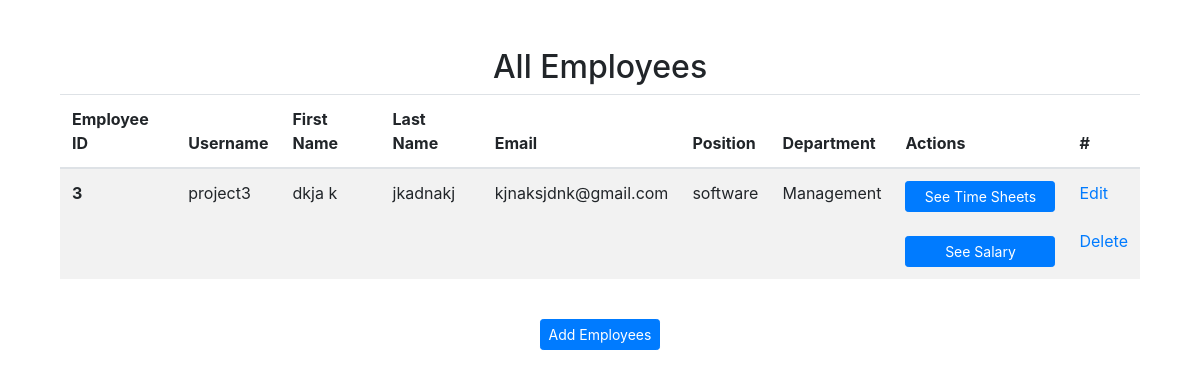
/employees/, run on the app's committed database.
### management/models.py (models this page shows, shortened)
class Employee(AbstractUser):
    employee_id = models.AutoField(primary_key=True)
    first_name = models.CharField(max_length=100)
    last_name = models.CharField(max_length=50)
    mobile_number = models.CharField(max_length=12)
    email = models.EmailField()
    position = models.CharField(max_length=126)
    department = models.ForeignKey(Department, on_delete=models.CASCADE)
    created = models.DateTimeField(auto_now_add=True)
    updated = models.DateTimeField(auto_now_add=True)

class Department(models.Model):
    department_id = models.AutoField(primary_key=True)
    name = models.CharField(max_length=256)
    location = models.CharField(max_length=100)
    created = models.DateTimeField(auto_now_add=True)
    updated = models.DateTimeField(auto_now_add=True)

### management/views.py (the view)
# urls.py: path('employees/',views.get_all_employees,name='employees'),
def get_all_employees(request):
    employees = Employee.objects.all()
    return render(request, 'employees.html', {'employees': employees})

### management/templates/employees.html (shortened to what this page needs)
{% extends 'base.html' %}
{% block content %}
  <div class="container mt-5">
    <h2 class="text-center">All Employees</h2>
    {% if employees %}
    <table class="table table-striped">
      <thead>
        <tr>
          <th scope="col">Employee ID</th>
          <th scope="col">Username</th>
          <th scope="col">First Name</th>
          <th scope="col">Last Name</th>
          <th scope="col">Email</th>
          <th scope="col">Position</th>
          <th scope="col">Department</th>
          <th scope="col">Actions</th>
          <th scope="col">#</th>
        </tr>
      </thead>
      <tbody>
        {% for emp in employees %}
        <tr>
          <th scope="row">{{ emp.employee_id }}</th>
          <td>{{ emp.username }}</td>
          <td>{{ emp.first_name }}</td>
          <td>{{ emp.last_name }}</td>
          <td>{{ emp.email }}</td>
          <td>{{ emp.position }}</td>
          <td>{{ emp.department.name }}</td>
          <td>
            <a href="/employee/{{emp.pk}}/timesheets" class="btn btn-primary btn-sm" style="width:150px;">See Time Sheets</a>
            <br><br>
            <a href="/employee/{{emp.pk}}/salaries" class="btn btn-primary btn-sm" style="width:150px;">See Salary</a>
          </td>
          <td>
            <a href="/employee/edit/{{emp.pk}}"  style="width:80px;">Edit</a>
            <br><br>
            <a href="/employee/delete/{{emp.pk}}"  style="width:80px;">Delete</a>
          </td>
        </tr>
        {% endfor %}
      </tbody>
    </table>
    <br>
<center>
         <a href="/employee/add" class="btn btn-primary btn-sm">Add Employees</a>
    </center>
    {% endif %}
  </div>
{% endblock %}

### data on the page
Employee: employee_id "3", username "project3", first_name "dkja k", last_name "jkadnakj", email "kjnaksjdnk@gmail.com", position "software", department.name "Management"
